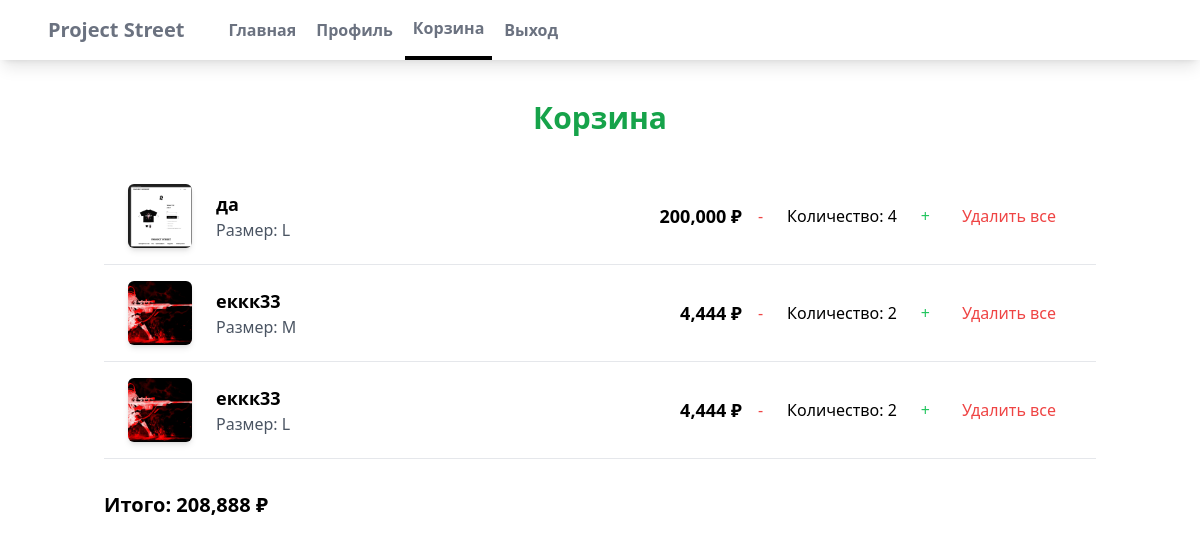
Before: /cart/ (signed in) with the older database file.
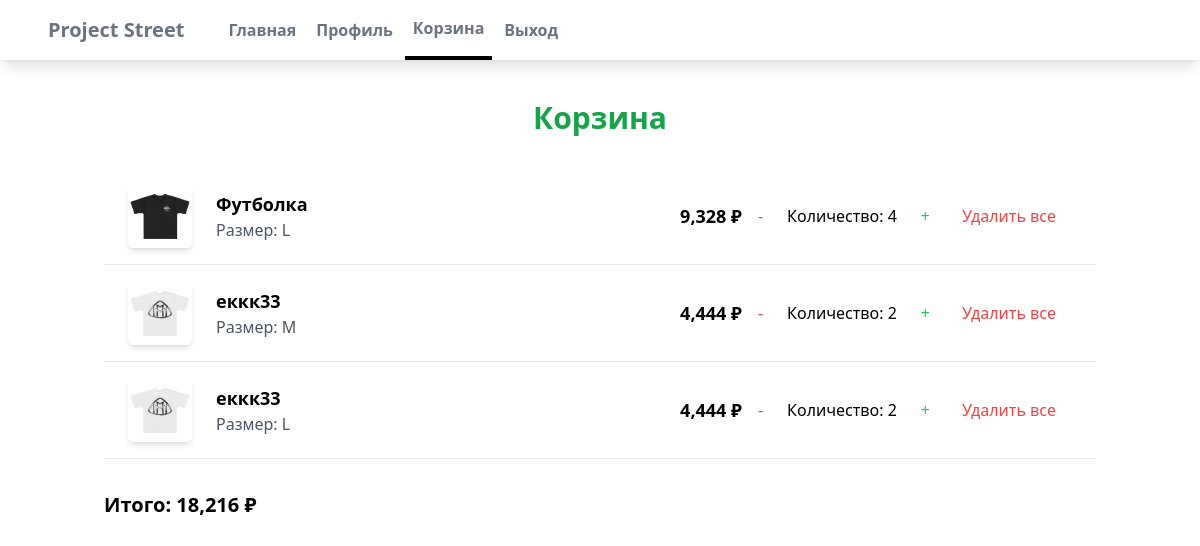
After: the same page with the newer database file.
### myapp/models.py (models this page shows, shortened)
class CartItem(models.Model):
    product = models.ForeignKey(Product, on_delete=models.CASCADE)
    quantity = models.PositiveIntegerField(default=1)
    size = models.ForeignKey(Size, on_delete=models.CASCADE)  # Размер товара
    user = models.ForeignKey(settings.AUTH_USER_MODEL, on_delete=models.CASCADE)
    def subtotal(self):
        return self.product.price * self.quantity

class Product(models.Model):
    seller = models.ForeignKey(settings.AUTH_USER_MODEL, on_delete=models.CASCADE, default='1')
    name = models.CharField(max_length=100)
    price = models.IntegerField()
    description = models.CharField(max_length=2000)
    image = models.ImageField(blank=True, upload_to='images')
    category = models.ForeignKey(Category, on_delete=models.CASCADE)
    quantity_available = models.PositiveIntegerField(default=0)  # Количество товаров на складе
    sizes = models.ManyToManyField(Size)  # Размеры товара

class Cart(models.Model):
    user = models.OneToOneField(settings.AUTH_USER_MODEL, on_delete=models.CASCADE)
    items = models.ManyToManyField(CartItem)
    created_at = models.DateTimeField(auto_now_add=True)
    def total(self):
        return sum(item.subtotal() for item in self.items.all())

class Size(models.Model):
    name = models.CharField(max_length=50)
    def __str__(self):
        return self.name

### myapp/views.py (the view)
# urls.py: path('cart/', cart_view, name='cart'),
@login_required
def cart_view(request):
    user = request.user
    cart, created = Cart.objects.get_or_create(user=user)
    sizes = Size.objects.all()  # Получение всех доступных размеров
    return render(request, 'myapp/cart.html', {'cart': cart, 'sizes': sizes})

### myapp/templates/myapp/cart.html (shortened to what this page needs)
{% extends "myapp/base.html" %}
{% load humanize %}
{% block content %}
    <div class="container mx-auto px-4">
        <h1 class="text-3xl font-bold mt-20 text-center mb-8 text-green-600">Корзина</h1>
        <ul>
            {% for item in cart.items.all %}
                <li class="flex justify-between items-center border-b border-gray-200 py-4 px-6">
                    <a href="{% url 'myapp:detail' item.product.id %}" class="flex items-center">
                        <img src="{{ item.product.image.url }}" alt="{{ item.product.name }}" class="w-16 h-16 object-cover mr-6 rounded-md shadow-md">
                        <div>
                            <h2 class="text-lg font-semibold">{{ item.product.name }}</h2>
                            <p class="text-gray-600">Размер: {{ item.size }}</p>
                        </div>
                    </a>
                    <div class="flex items-center">
                        <p class="text-lg font-semibold">{{ item.subtotal | intcomma }} ₽</p>
                        <div class="mx-4">
                            <form action="{% url 'myapp:remove_single_from_cart' item.id %}" method="post">
                                <button type="submit" class="text-red-500 hover:text-red-700">-</button>
                            </form>
                        </div>
                        <p class="mx-2">Количество: {{ item.quantity }}</p>
                        <div class="mx-4">
                            <form action="{% url 'myapp:add_to_cart' item.product.id %}" method="post">
                                <button type="submit" class="text-green-500 hover:text-green-700">+</button>
                            </form>
                        </div>
                        <div class="mx-4">
                            <form action="{% url 'myapp:remove_from_cart' item.id %}" method="post">
                                <button type="submit" class="text-red-500 hover:text-red-700">Удалить все</button>
                            </form>
                        </div>
                    </div>
                </li>
            {% endfor %}
        </ul>
        <p class="mt-8 text-xl font-semibold">Итого: {{ cart.total | intcomma }} ₽</p>
    </div>
{% endblock content %}

Changed rows visible on the page:
changed through a linked row, CartItem: product.image: a different picture; product.name "да" → "Футболка"; subtotal "200,000" → "9,328"
changed through a linked row, CartItem (number 2 of 3 on the later page): product.image: a different picture
changed through a linked row, CartItem (number 3 of 3 on the later page): product.image: a different picture
changed through a linked row, Cart: total "208,888" → "18,216"
